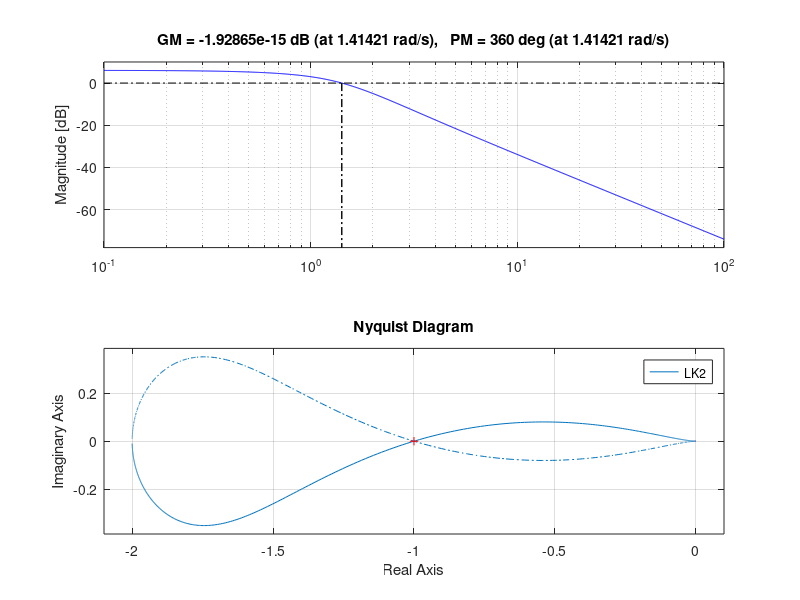

Write MATLAB code to recreate this figure.
%L(s) system function for K=1 and K=2
LK1 = tf(1*[1, 2], [1, 1, 0, -2]);  %K=1
LK2 = tf(2*[1, 2], [1, 1, 0, -2]);  %K=2

%Bode plot of system function L(s)
x = bode(LK1);      %Bode plot for when K=1
grid("on")
margin(LK1);        %GM and PM of Bode plot system function L(s)
grid("on")

y = bode(LK2);      %Bode plot for when K=2
grid("on")
margin(LK2);        %GM and PM of Bode plot system function L(s)
grid("on")

%Root locus plot
rlocus(LK1);        %Root locus plot for when K=1
grid("on")

rlocus(LK2);        %Root locus plot for when K=2
grid("on")

%Nquist plot of system function L(s)
nyquist(LK1);       %Nquist plot for when K=1
grid("on")

nyquist(LK2);       %Nquist plot for when K=2
grid("on")
